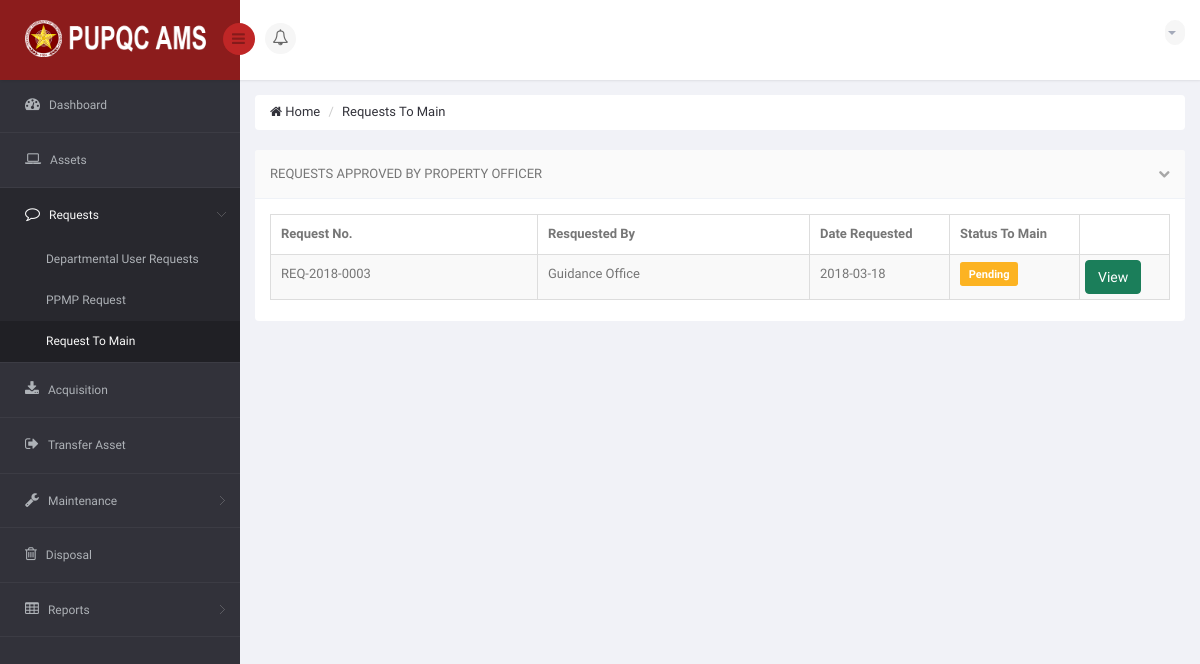
Page /DIR/PropertyOfficer/PORequestToMain.php (signed in) on the earlier database version.
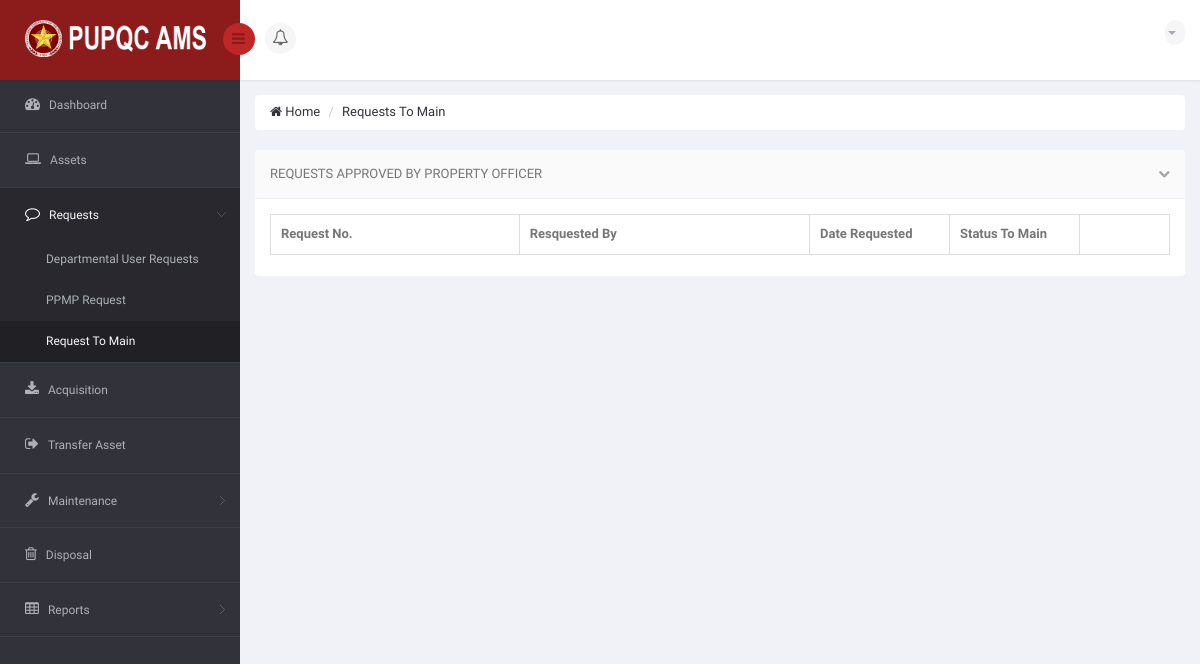
Same page on the later database version.
### tables this page shows
CREATE TABLE `ams_t_user_request_summary` (
  `URS_ID` int(11) NOT NULL,
  `URS_NO` varchar(15) NOT NULL,
  `URS_REQUEST_DATE` date NOT NULL,
  `URS_PURPOSE` varchar(350) NOT NULL,
  `URS_STATUS_TO_PO` varchar(25) NOT NULL DEFAULT 'Pending',
  `URS_APPROVED_DATE` date DEFAULT NULL,
  `URS_REJECT_DATE` date DEFAULT NULL,
  `URS_REMARKS` varchar(350) DEFAULT NULL,
  `URS_VIEW_BY_USER` int(11) NOT NULL DEFAULT '0',
  `URS_VIEW_BY_PO` int(11) NOT NULL DEFAULT '0',
  `URS_VIEW_BY_USER_MAIN` int(11) NOT NULL DEFAULT '0'
);

### DIR/PropertyOfficer/PORequestToMain.php (the view, shortened to what the changed rows need)
<!DOCTYPE html>
<html lang="en">
<head>
    <link href="../../bs3/css/bootstrap.min.css" rel="stylesheet">
    <link href="../../css/bootstrap-reset.css" rel="stylesheet">
    <link href="../../font-awesome/css/font-awesome.css" rel="stylesheet" />
    <link href="../../js/advanced-datatable/css/demo_page.css" rel="stylesheet" />
    <link href="../../js/advanced-datatable/css/demo_table.css" rel="stylesheet" />
    <link rel="stylesheet" href="../../js/data-tables/DT_bootstrap.css" />
    <link href="../../css/style.css" rel="stylesheet">
    <link href="../../css/style-responsive.css" rel="stylesheet" />
    <link href="../../js/iCheck/skins/minimal/minimal.css" rel="stylesheet">
    <link href="../../js/iCheck/skins/minimal/red.css" rel="stylesheet">
    <link href="../../js/iCheck/skins/minimal/green.css" rel="stylesheet">
    <link href="../../js/iCheck/skins/minimal/blue.css" rel="stylesheet">
    <link href="../../js/iCheck/skins/minimal/yellow.css" rel="stylesheet">
    <link href="../../js/iCheck/skins/minimal/purple.css" rel="stylesheet">
    <link href="../../js/iCheck/skins/square/square.css" rel="stylesheet">
    <link href="../../js/iCheck/skins/square/red.css" rel="stylesheet">
    <link href="../../js/iCheck/skins/square/green.css" rel="stylesheet">
    <link href="../../js/iCheck/skins/square/blue.css" rel="stylesheet">
    <link href="../../js/iCheck/skins/square/yellow.css" rel="stylesheet">
    <link href="../../js/iCheck/skins/square/purple.css" rel="stylesheet">
    <link href="../../js/iCheck/skins/flat/grey.css" rel="stylesheet">
    <link href="../../js/iCheck/skins/flat/red.css" rel="stylesheet">
    <link href="../../js/iCheck/skins/flat/green.css" rel="stylesheet">
    <link href="../../js/iCheck/skins/flat/blue.css" rel="stylesheet">
    <link href="../../js/iCheck/skins/flat/yellow.css" rel="stylesheet">
    <link href="../../js/iCheck/skins/flat/purple.css" rel="stylesheet">
    <link rel="stylesheet" type="text/css" href="../../js/select2/select2.css" />
    <link rel="stylesheet" type="text/css" href="../../js/bootstrap-daterangepicker/daterangepicker-bs3.css" />
    <link rel="stylesheet" type="text/css" href="../../js/bootstrap-datetimepicker/css/datetimepicker.css" />
    <link rel="stylesheet" type="text/css" href="../../js/bootstrap-datepicker/css/datepicker.css" />
    <link href="../../js/plugins/sweetalert/sweetalert.css" type="text/css" rel="stylesheet" media="screen,projection">
</head>
<body>
<section id="container" >
                <?php
                    include('../Connection/db.php');
                  ?>
    <section id="main-content">
        <section class="wrapper">
            <div class="row">
                <div class="col-sm-12">
                    <section class="panel">
                        <div class="panel-body">
                            <div class="adv-table">
                                <table  class="display table table-bordered table-striped" id="dynamic-table">
                                    <thead>
                                        <tr>
                                            <th style="">Request No.</th>
                                            <th style="">Resquested By</th>
                                            <th style="width: 140px;">Date Requested</th>
                                            <th style="width: 130px;">Status To Main</th>
                                            <th style="width: 90px;"></th>
                                        </tr>
                                    </thead>
                                    <tbody>
                                    <?php
                                    $sql = "SELECT URS.URS_ID, URS.URS_NO, URS.URS_REQUEST_DATE, URSTM.URSTM_STATUS_TO_MAIN, O.O_NAME FROM `ams_t_user_request_summary` AS URS INNER JOIN `ams_t_user_request_status_to_main` AS URSTM ON URSTM.URS_ID = URS.URS_ID INNER JOIN `ams_t_user_request` AS UR ON UR.URS_ID = URS.URS_ID INNER JOIN `ams_t_user_request_approved_by_po` AS URABPO ON URABPO.UR_ID = UR.UR_ID INNER JOIN `ams_r_employee_profile` AS EP ON UR.EP_ID = EP.EP_ID INNER JOIN `ams_r_office` AS O ON EP.O_ID = O.O_ID GROUP BY URS.URS_ID ORDER BY URS.URS_APPROVED_DATE DESC";
                                        $result = mysqli_query($connection, $sql) or die("Bad Query: $sql");
                                        while($row = mysqli_fetch_assoc($result))
                                        {
                                            $ursid = $row['URS_ID'];
                                            $ursno = $row['URS_NO'];
                                            $reqby = $row['O_NAME'];
                                            $reqdate = $row['URS_REQUEST_DATE'];
                                            $status = $row['URSTM_STATUS_TO_MAIN'];
                                    ?>
                                        <tr>
                                            <td> <?php echo $ursno; ?> </td>
                                            <td> <?php echo $reqby; ?> </td>
                                            <td> <?php echo $reqdate; ?> </td>
                                            <?php
                                                if ($status == 'Pending')
                                                {
                                            ?>
                                            <td> <p class="label label-warning label-mini" style="font-size: 11px;"> <?php echo $status; ?> </p> </td>
                                            <td>
                                                <a href="POViewRequestToMain.php?reqmain=<?php echo $ursid; ?>" class="btn btn-success" style="margin: -5px;">View</a>
                                            </td>
                                            <?php
                                                }
                                            ?>
                                        </tr>
                                    <?php
                                        }
                                    ?>
                                    </tbody>
                                </table>
                            </div>
                        </div>
                    </section>
                </div>
            </div>
        </section>
    </section>
</section>
</body>
</html>

Differences in the rows shown:
no longer on this page (row edited): ams_t_user_request_summary: URS_NO "REQ-2018-0003", reqby "Guidance Office", URS_REQUEST_DATE "2018-03-18", status "Pending"
